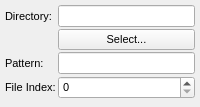
  <widget class="QDockWidget" name="m_OutputDockWidget">
   <property name="font">
    <font>
     <pointsize>8</pointsize>
    </font>
   </property>
   <property name="windowTitle">
    <string>Output</string>
   </property>
   <attribute name="dockWidgetArea">
    <number>2</number>
   </attribute>
   <widget class="QWidget" name="dockWidgetContents_2">
    <layout class="QFormLayout" name="formLayout_2">
     <property name="horizontalSpacing">
      <number>2</number>
     </property>
     <property name="verticalSpacing">
      <number>2</number>
     </property>
     <property name="margin">
      <number>5</number>
     </property>
     <item row="0" column="0">
      <widget class="QLabel" name="label_6">
       <property name="font">
        <font>
         <pointsize>8</pointsize>
        </font>
       </property>
       <property name="text">
        <string>Directory:</string>
       </property>
      </widget>
     </item>
     <item row="0" column="1">
      <widget class="QLineEdit" name="m_OutputDirectory">
       <property name="sizePolicy">
        <sizepolicy hsizetype="Preferred" vsizetype="Fixed">
         <horstretch>1</horstretch>
         <verstretch>0</verstretch>
        </sizepolicy>
       </property>
       <property name="font">
        <font>
         <pointsize>8</pointsize>
        </font>
       </property>
       <property name="toolTip">
        <string>The directory where data files will be saved
Script Property: &quot;acquisition.outputDirectory&quot;
Script Function: outputDirectory()</string>
       </property>
       <property name="readOnly">
        <bool>true</bool>
       </property>
      </widget>
     </item>
     <item row="1" column="1">
      <widget class="QPushButton" name="m_SelectDirectoryButton">
       <property name="font">
        <font>
         <pointsize>8</pointsize>
        </font>
       </property>
       <property name="text">
        <string>Select...</string>
       </property>
      </widget>
     </item>
     <item row="2" column="0">
      <widget class="QLabel" name="label_4">
       <property name="font">
        <font>
         <pointsize>8</pointsize>
        </font>
       </property>
       <property name="text">
        <string>Pattern:</string>
       </property>
      </widget>
     </item>
     <item row="2" column="1">
      <widget class="QLineEdit" name="m_FilePattern">
       <property name="sizePolicy">
        <sizepolicy hsizetype="Preferred" vsizetype="Fixed">
         <horstretch>1</horstretch>
         <verstretch>0</verstretch>
        </sizepolicy>
       </property>
       <property name="font">
        <font>
         <pointsize>8</pointsize>
        </font>
       </property>
       <property name="toolTip">
        <string>Base File Name Pattern
Script Property: &quot;acquisition.filePattern&quot;
Script Function: filePattern()
Files: &lt;pattern&gt;-&lt;nnnnn&gt;.tif
Dark: &lt;pattern&gt;-&lt;nnnnn&gt;.dark.tif
Raw: &lt;pattern&gt;-&lt;nnnnn&gt;.raw.tif</string>
       </property>
      </widget>
     </item>
     <item row="3" column="0">
      <widget class="QLabel" name="label_5">
       <property name="font">
        <font>
         <pointsize>8</pointsize>
        </font>
       </property>
       <property name="text">
        <string>File Index:</string>
       </property>
      </widget>
     </item>
     <item row="3" column="1">
      <widget class="QSpinBox" name="m_FileIndex">
       <property name="sizePolicy">
        <sizepolicy hsizetype="Preferred" vsizetype="Fixed">
         <horstretch>1</horstretch>
         <verstretch>0</verstretch>
        </sizepolicy>
       </property>
       <property name="font">
        <font>
         <pointsize>8</pointsize>
        </font>
       </property>
       <property name="toolTip">
        <string>Index number, substituted into file names, and incremented with each image
Script Property: acquisition.fileIndex
Script Function: fileindex()</string>
       </property>
       <property name="keyboardTracking">
        <bool>false</bool>
       </property>
       <property name="maximum">
        <number>99999</number>
       </property>
      </widget>
     </item>
     <item row="4" column="0" colspan="2">
      <spacer name="verticalSpacer_7">
       <property name="orientation">
        <enum>Qt::Vertical</enum>
       </property>
       <property name="sizeHint" stdset="0">
        <size>
         <width>159</width>
         <height>1</height>
        </size>
       </property>
      </spacer>
     </item>
    </layout>
   </widget>
  </widget>
